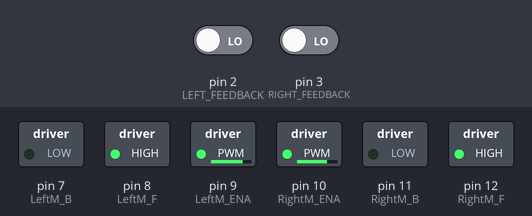
The sketch below on a simulated Arduino Uno, built with avr-gcc and run on an emulated ATmega328P. Parts: switched loads named in the sketch (green lamp = pin HIGH). The inputs (shaded band) are chosen by the test bench; at power-on: pin 2 (LEFT_FEEDBACK) LOW, pin 3 (RIGHT_FEEDBACK) LOW. What the sketch prints to the serial monitor is not drawn. At 14.9 s the program stops and its outputs stay as they are.

Above: at 0.05 s.
At 1.75 s:
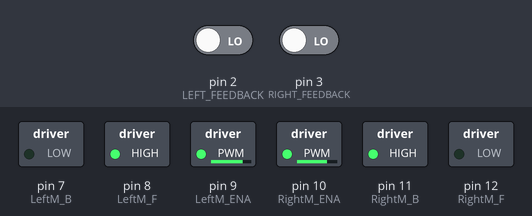
At 3.45 s:
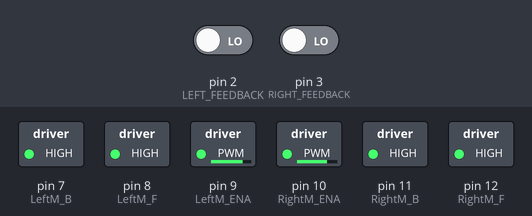
Timing chart, 0 to 4.0 s (numbered marks = the images above):
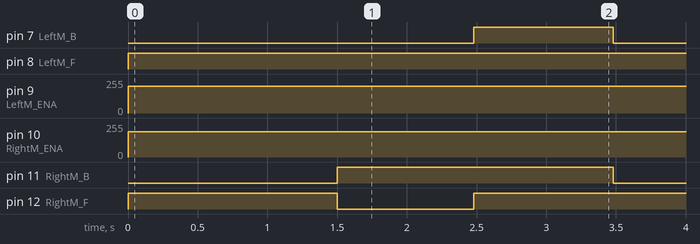

Measured:
- by itself, pin 7 (LeftM_B): alternates HIGH for 1.0 s and LOW for 2.5 s
- by itself, pin 8 (LeftM_F): LOW → HIGH at 0.00 s
- by itself, pin 9 (LeftM_ENA): 0/255 → 200/255 at 0.00 s
- by itself, pin 10 (RightM_ENA): 0/255 → 190/255 at 0.00 s
- by itself, pin 11 (RightM_B): alternates HIGH for 2.0 s and LOW for 1.5 s, 7 changes in all, then stays HIGH
- by itself, pin 12 (RightM_F): repeats every 3.5 s: LOW 0.98 s, HIGH 2.5 s

The sketch:

2_meters.ino
```cpp
int LeftM_ENA = 9; //ENABLE LEFT
int LeftM_F = 8; //ROVER FORWARDS
int LeftM_B = 7; //ROVER BACKWARDS


int RightM_ENA = 10; //ENABLE RIGHT
int RightM_F = 12; //ROVER FORWARDS
int RightM_B = 11; //ROVER BACKWARDS


const int LEFT_FEEDBACK = 2;
const int RIGHT_FEEDBACK = 3;

volatile int leftcounter = 0;
volatile int rightcounter = 0;

int left_speed = 200;
int right_speed = 190;


//TEMPLATE
//digitalWrite(name, HIGH/LOW);
//delay(1000);

// the setup function runs once when you press reset or power the board


void LeftMotorISR(){

  leftcounter++;

}

void RightMotorISR(){

    rightcounter++;
}

void setup() {

  // initialize digital pin LED_BUILTIN as an output.

  pinMode(LeftM_ENA, OUTPUT);
  pinMode(LeftM_F, OUTPUT);
  pinMode(LeftM_B, OUTPUT);

  pinMode(RightM_ENA, OUTPUT);
  pinMode(RightM_F, OUTPUT);
  pinMode(RightM_B, OUTPUT);


  Serial.begin(115200);

  attachInterrupt(digitalPinToInterrupt(LEFT_FEEDBACK),LeftMotorISR,RISING);

  attachInterrupt(digitalPinToInterrupt(RIGHT_FEEDBACK),RightMotorISR,RISING);

  Serial.write("RIGHT:");
  Serial.write(rightcounter);
  Serial.write("LEFT: ");
  Serial.write(leftcounter);

}

void forwards() {

  digitalWrite(LeftM_B, LOW);

  digitalWrite(RightM_B, LOW);


  digitalWrite(LeftM_F, HIGH);

  digitalWrite(RightM_F, HIGH);


}


void disablemot() {

  digitalWrite(LeftM_ENA, LOW);

  digitalWrite(RightM_ENA, LOW);
}

void enablemot() {

  analogWrite(LeftM_ENA, left_speed);

  analogWrite(RightM_ENA, right_speed);
}

void backwards(int time) {

  digitalWrite(LeftM_B, HIGH);

  digitalWrite(RightM_B, HIGH);

  delay(time);

  digitalWrite(LeftM_B, LOW);

  digitalWrite(RightM_B, LOW);

}

void brake(int time) {

  digitalWrite(LeftM_F, HIGH);

  digitalWrite(RightM_F, HIGH);

  digitalWrite(LeftM_B, HIGH);

  digitalWrite(RightM_B, HIGH);

  delay(time);

}


void turnright(){
  digitalWrite(LeftM_F, HIGH);

  digitalWrite(RightM_F, LOW);

  digitalWrite(LeftM_B, LOW);

  digitalWrite(RightM_B, HIGH);


}

int timer = 200;
int counter = 0;
void loop() {
 enablemot();
 forwards();
 delay(1500);

 turnright();

 delay(980);

 brake(1000);
 counter++;

 if (counter >= 4){
  brake(1000);
  exit(0);
 }


}
```
